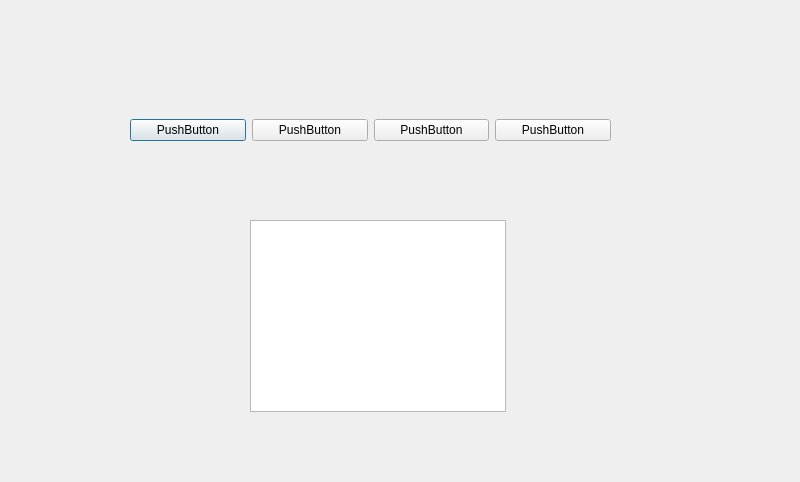
<?xml version="1.0" encoding="UTF-8"?>
<ui version="4.0">
 <class>Dialog</class>
 <widget class="QDialog" name="Dialog">
  <property name="geometry">
   <rect>
    <x>0</x>
    <y>0</y>
    <width>800</width>
    <height>482</height>
   </rect>
  </property>
  <property name="windowTitle">
   <string>Dialog</string>
  </property>
  <widget class="QWidget" name="horizontalLayoutWidget">
   <property name="geometry">
    <rect>
     <x>130</x>
     <y>90</y>
     <width>481</width>
     <height>80</height>
    </rect>
   </property>
   <layout class="QHBoxLayout" name="horizontalLayout">
    <item>
     <widget class="QPushButton" name="pushButton_2">
      <property name="text">
       <string>PushButton</string>
      </property>
     </widget>
    </item>
    <item>
     <widget class="QPushButton" name="pushButton_4">
      <property name="text">
       <string>PushButton</string>
      </property>
     </widget>
    </item>
    <item>
     <widget class="QPushButton" name="pushButton_3">
      <property name="text">
       <string>PushButton</string>
      </property>
     </widget>
    </item>
    <item>
     <widget class="QPushButton" name="pushButton">
      <property name="text">
       <string>PushButton</string>
      </property>
     </widget>
    </item>
   </layout>
  </widget>
  <widget class="QTextBrowser" name="textBrowser">
   <property name="geometry">
    <rect>
     <x>250</x>
     <y>220</y>
     <width>256</width>
     <height>192</height>
    </rect>
   </property>
  </widget>
 </widget>
 <resources/>
 <connections/>
</ui>
